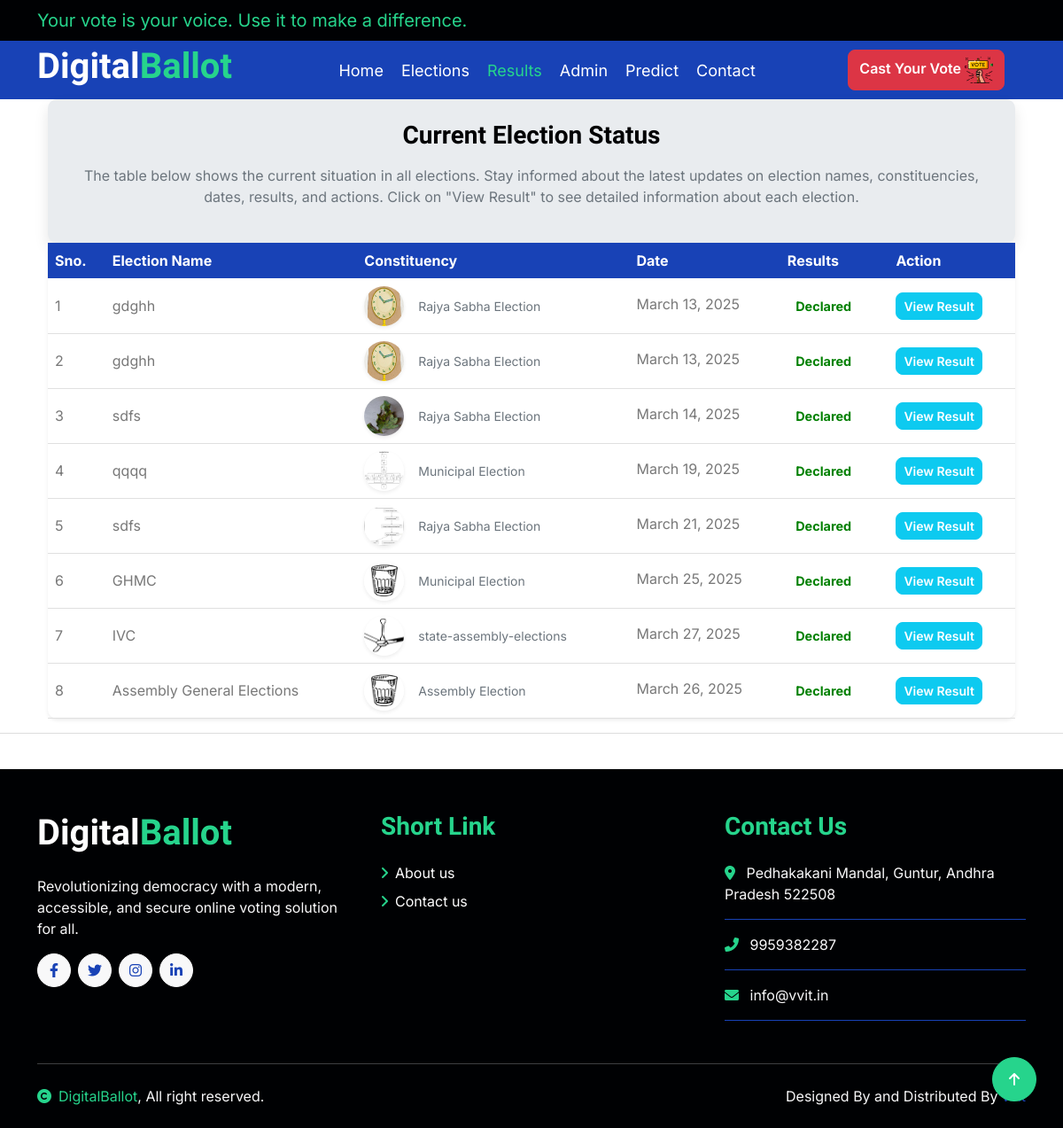
The app's page /voter-results with its own data.
### adminapp/models.py (models this page shows)
class ElectionModel(models.Model):
    election_name = models.CharField(max_length=100)
    election_head = models.CharField(max_length=100)
    election_date = models.DateField()
    election_picture = models.ImageField(upload_to='images/')
    constituency = models.CharField(max_length=100)
    area = models.CharField(max_length=200)
    address = models.CharField(max_length=300)
    state = models.CharField(max_length=100)
    city = models.CharField(max_length=100)
    zip = models.CharField(max_length=10)
    voters = models.ManyToManyField(VoterModel)
    candidates_count = models.IntegerField(default=0)
    successful_votes = models.IntegerField(default=0)
    unsuccessful_votes = models.IntegerField(default=0)
    class Meta:
        db_table = 'elction_detials'

### userapp/views.py (the view)
# urls.py: path('voter-results',user_views.voter_results,name='voter_results'),
def voter_results(request):
    elections = ElectionModel.objects.filter(election_date__lt = date.today())
    return render(request, 'voter-results.html',{'elections':elections})

### assets/templates/voter-results.html (shortened to what this page needs)
{% load static %}
<!DOCTYPE html>
<html lang="en">
<head>
  <link href="https://cdnjs.cloudflare.com/ajax/libs/font-awesome/5.10.0/css/all.min.css" rel="stylesheet">
  <link rel="stylesheet" href="https://cdnjs.cloudflare.com/ajax/libs/font-awesome/6.0.0-beta3/css/all.min.css">
  <link href="https://cdn.jsdelivr.net/npm/bootstrap-icons@1.4.1/font/bootstrap-icons.css" rel="stylesheet">
  <link href="{% static 'lib/animate/animate.min.css' %}" rel="stylesheet">
  <link href="{% static 'lib/owlcarousel/assets/owl.carousel.min.css' %}" rel="stylesheet">
  <link href="{% static 'css/bootstrap.min.css' %}" rel="stylesheet">
  <link href="{% static 'css/style.css' %}" rel="stylesheet">
</head>
<body>
  <div class="container-fluid bg-dark py-2 d-none d-md-flex">
    <div class="container">
      <div class="d-flex justify-content-between topbar">
        <div id="note" class="text-secondary col-12 mx-auto d-none d-xl-flex"><small style="font-size:20px;">Your vote is your voice. Use it to make a difference.</small></div>
      </div>
    </div>
  </div>
  <div class="container-fluid bg-primary">
    <div class="container">
      <nav class="navbar navbar-dark navbar-expand-lg py-0">
        <a href="{% url 'index' %}" class="navbar-brand">
          <h1 class="text-white fw-bold d-block">Digital<span class="text-secondary">Ballot</span> </h1>
        </a>
        <div class="collapse navbar-collapse bg-transparent" id="navbarCollapse">
          <div class="navbar-nav ms-auto mx-xl-auto p-0">
            <a href="{% url 'index' %}" class="nav-item nav-link">Home</a>
            <a href="{% url 'elections' %}" class="nav-item nav-link ">Elections</a>
            <a href="{% url 'voter_results' %}" class="nav-item nav-link active">Results</a>
            <a href="{% url 'admin_login' %}" class="nav-item nav-link">Admin</a>
            <a href="{% url 'predict_election' %}" class="nav-item nav-link">Predict</a>
            <a href="{% url 'contact' %}" class="nav-item nav-link">Contact</a>
          </div>
        </div>
        <div class="d-none d-xl-flex flex-shirink-0">
          <div id="phone-tada" class="d-flex align-items-center justify-content-center me-4">
            <a href="" class="position-relative   tada infinite btn btn-danger">
              Cast Your Vote <img src="{% static 'img/vote.png' %}" alt="">
            </a>
          </div>
        </div>
      </nav>
    </div>
  </div>
  <div class="container">
    <div class="container">
      <div class="container text-center  p-4" style="background-color: #e9ecef; border-radius: 10px; box-shadow: 0 8px 16px rgba(0,0,0,0.1);">
        <h4 class="text-dark mb-3" id="results1" style="font-size: 1.75rem; font-weight: bold;">Current Election Status</h4>
        <p class="text-muted" style="font-size: 1rem; line-height: 1.5;">
            The table below shows the current situation in all elections. Stay informed about the latest updates on election names, constituencies, dates, results, and actions. Click on "View Result" to see detailed information about each election.
        </p>
    </div>
      <table class="table align-middle mb-0 bg-white table-hover shadow-sm" style="border-radius: 10px;">
        <thead class="bg-primary text-white" style="border-radius: 10px 10px 0 0;">
          <tr>
            <th>Sno.</th>
            <th>Election Name</th>
            <th>Constituency</th>
            <th>Date</th>
            <th>Results</th>
            <th>Action</th>
          </tr>
        </thead>
        <tbody>
          {% if elections %}
          {% for i in elections %}
          <tr style="border-bottom: 1px solid #e0e0e0;">
            <td class="sno">{{ forloop.counter }}</td>
            <td>{{ i.election_name }}</td>
            <td>
              <div class="d-flex align-items-center">
                <img src="{{ i.election_picture.url }}" alt="" style="width: 45px; height: 45px" class="rounded-circle mr-2 shadow-sm"/>
                <div class="ms-3">
                  <p class="text-muted mb-0 small">{{ i.constituency }}</p>
                </div>
              </div>
            </td>
            <td>
              <p class="fw-normal mb-1">{{ i.election_date }}</p>
            </td>
            <td>
              <span class="badge badge-success rounded-pill d-inline" style="font-size: 0.9rem; color:green;">Declared</span>
            </td>
            <td>
              <a href="{% url 'voter_verify_results' i.id %}" class="btn btn-info btn-rounded btn-sm" style="color: white;">
                View Result
              </a>
            </td>
          </tr>
          {% endfor %}
          {% endif %}
        </tbody>
      </table>
    </div>
  </div>
  <hr><br>
<div class="container-fluid footer bg-dark wow fadeIn" data-wow-delay=".3s">
  <div class="container pt-5 pb-4">
    <div class="row g-5">
      <div class="col-lg-4 col-md-6">
        <a href="{% url 'index' %}">
          <h1 class="text-white fw-bold d-block">Digital<span class="text-secondary">Ballot</span> </h1>
        </a>
        <p class="mt-4 text-light">Revolutionizing democracy with a modern, accessible, and secure online voting solution for all.</p>
        <div class="d-flex hightech-link">
          <a href="" class="btn-light nav-fill btn btn-square rounded-circle me-2"><i class="fab fa-facebook-f text-primary"></i></a>
          <a href="" class="btn-light nav-fill btn btn-square rounded-circle me-2"><i class="fab fa-twitter text-primary"></i></a>
          <a href="" class="btn-light nav-fill btn btn-square rounded-circle me-2"><i class="fab fa-instagram text-primary"></i></a>
          <a href="" class="btn-light nav-fill btn btn-square rounded-circle me-0"><i class="fab fa-linkedin-in text-primary"></i></a>
        </div>
      </div>
      <div class="col-lg-4 col-md-6">
        <a href="#" class="h3 text-secondary">Short Link</a>
        <div class="mt-4 d-flex flex-column short-link">
          <a href="" class="mb-2 text-white"><i class="fas fa-angle-right text-secondary me-2"></i>About us</a>
          <a href="" class="mb-2 text-white"><i class="fas fa-angle-right text-secondary me-2"></i>Contact us</a>
        </div>
      </div>
      <div class="col-lg-4 col-md-6">
        <a href="#" class="h3 text-secondary">Contact Us</a>
        <div class="text-white mt-4 d-flex flex-column contact-link">
          <a href="#" class="pb-3 text-light border-bottom border-primary"><i class="fas fa-map-marker-alt text-secondary me-2"></i>  Pedhakakani Mandal, Guntur, Andhra Pradesh 522508</a>
          <a href="#" class="py-3 text-light border-bottom border-primary"><i class="fas fa-phone-alt text-secondary me-2"></i> 9959382287</a>
          <a href="#" class="py-3 text-light border-bottom border-primary"><i class="fas fa-envelope text-secondary me-2"></i> info@vvit.in</a>
        </div>
      </div>
    </div>
    <hr class="text-light mt-5 mb-4">
    <div class="row">
      <div class="col-md-6 text-center text-md-start">
        <span class="text-light"><a href="#" class="text-secondary"><i class="fas fa-copyright text-secondary me-2"></i>DigitalBallot</a>, All right reserved.</span>
      </div>
      <div class="col-md-6 text-center text-md-end">
        <span class="text-light">Designed By and Distributed By <a href="https://vvit.in">vvit</a></span>
      </div>
    </div>
  </div>
</div>
<a href="#" class="btn btn-secondary btn-square rounded-circle back-to-top"><i class="fa fa-arrow-up text-white"></i></a>
<link href="{% static 'lib/animate/animate.min.css' %}" rel="stylesheet">
<link href="{% static 'lib/owlcarousel/assets/owl.carousel.min.css' %}" rel="stylesheet">
<link href="{% static 'css/bootstrap.min.css' %}" rel="stylesheet">
<link href="{% static 'css/style.css' %}" rel="stylesheet">
</body>
</html>

### assets/static/css/style.css (style rules this page uses)
.btn { font-weight: 600; transition: .5s; }
.btn-square { width: 38px; height: 38px; }
.btn-square, .btn-sm-square, .btn-md-square, .btn-lg-square { padding: 0; display: flex; align-items: center; justify-content: center; font-weight: normal; }
.back-to-top { position: fixed; width: 50px; height: 50px; right: 30px; bottom: 30px; z-index: 99; }
#note { overflow: hidden; }
#note small { position: relative; display: inline-block; animation: mymove 15s infinite; animation-timing-function: all; }
.navbar .navbar-nav { padding: 15px 0; }
.navbar .navbar-nav .nav-link { padding: 10px; color: var(--bs-white); font-size: 18px; outline: none; }
.navbar .navbar-nav .nav-link:hover, .navbar .navbar-nav .nav-link.active { color: var(--bs-secondary) !important; }
.footer .short-link a, .footer .help-link a, .footer .contact-link a { transition: .5s; }

### records on screen
ElectionModel: election_name "gdghh", election_picture (picture), constituency "Rajya Sabha Election", election_date "March 13, 2025"
ElectionModel: election_name "gdghh", election_picture (picture), constituency "Rajya Sabha Election", election_date "March 13, 2025"
ElectionModel: election_name "sdfs", election_picture (picture), constituency "Rajya Sabha Election", election_date "March 14, 2025"
ElectionModel: election_name "qqqq", election_picture (picture), constituency "Municipal Election", election_date "March 19, 2025"
ElectionModel: election_name "sdfs", election_picture (picture), constituency "Rajya Sabha Election", election_date "March 21, 2025"
ElectionModel: election_name "GHMC", election_picture (picture), constituency "Municipal Election", election_date "March 25, 2025"
ElectionModel: election_name "IVC", election_picture (picture), constituency "state-assembly-elections", election_date "March 27, 2025"
ElectionModel: election_name "Assembly General Elections", election_picture (picture), constituency "Assembly Election", election_date "March 26, 2025"
